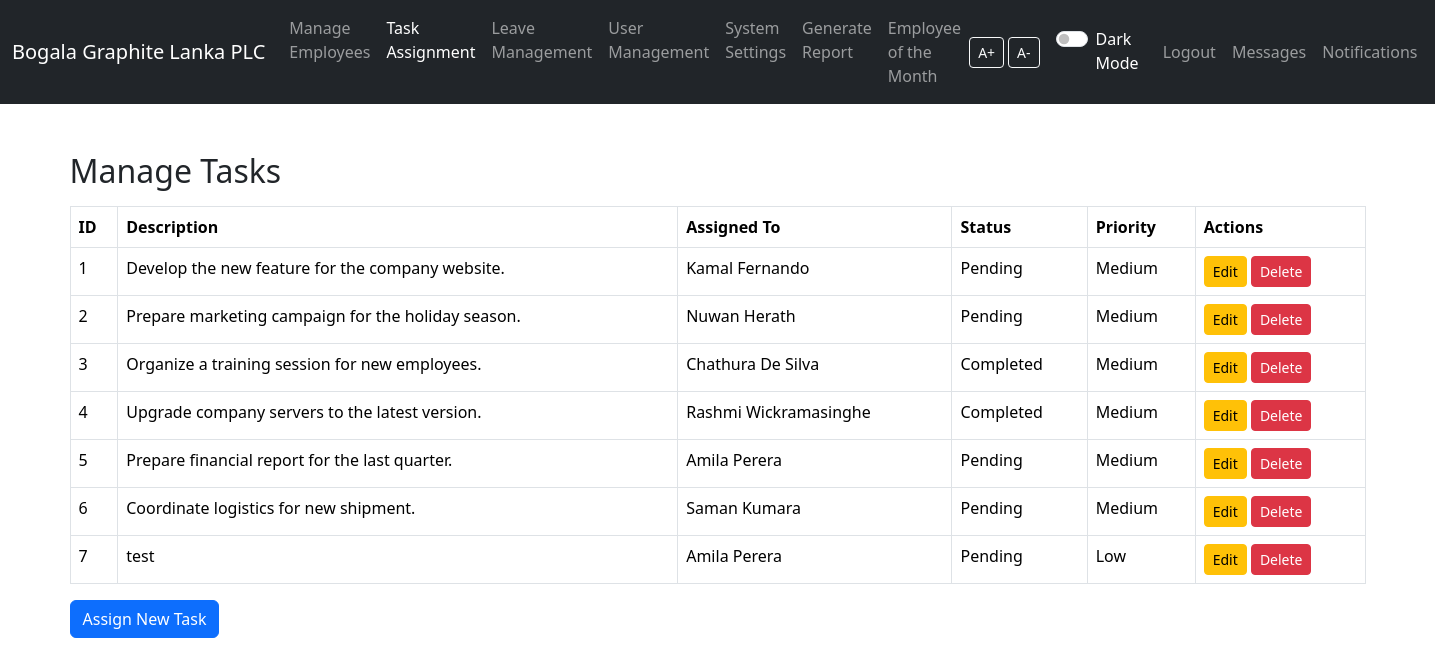
The app's page /task.php (signed in) with its own data.
### tables this page shows
CREATE TABLE `tasks` (
  `id` int(11) NOT NULL,
  `employee_id` int(11) DEFAULT NULL,
  `description` text NOT NULL,
  `status` enum('Pending','Completed') DEFAULT 'Pending',
  `created_at` timestamp NOT NULL DEFAULT current_timestamp(),
  `priority` enum('Low','Medium','High') DEFAULT 'Medium'
);

CREATE TABLE `employees` (
  `id` int(11) NOT NULL,
  `name` varchar(100) NOT NULL,
  `department` varchar(100) NOT NULL,
  `role` varchar(100) NOT NULL
);

### task.php (the view, shortened to what this page needs)
<?php
include 'db.php';
$tasks = $pdo->query('SELECT t.*, e.name as employee_name FROM tasks t JOIN employees e ON t.employee_id = e.id')->fetchAll();
?>
<!DOCTYPE html>
<html lang="en">
<head>
    <link rel="stylesheet" href="vendor/bootstrap/css/bootstrap.min.css">
</head>
<body>
<?php include 'navbar.php'; ?>
    <div class="container mt-5">
        <h2>Manage Tasks</h2>
        <table class="table table-bordered mt-3">
            <thead>
                <tr>
                    <th>ID</th>
                    <th>Description</th>
                    <th>Assigned To</th>
                    <th>Status</th>
                    <th>Priority</th>
                    <th>Actions</th>
                </tr>
            </thead>
            <tbody>
                <?php foreach ($tasks as $task): ?>
                    <tr>
                        <td><?= $task['id']; ?></td>
                        <td><?= $task['description']; ?></td>
                        <td><?= $task['employee_name']; ?></td>
                        <td><?= $task['status']; ?></td>
                        <td><?= $task['priority']; ?></td>
                        <td>
                            <a href="edit_task.php?id=<?= $task['id']; ?>" class="btn btn-warning btn-sm">Edit</a>
                            <a href="delete_task.php?id=<?= $task['id']; ?>" class="btn btn-danger btn-sm" onclick="return confirm('Are you sure?')">Delete</a>
                        </td>
                    </tr>
                <?php endforeach; ?>
            </tbody>
        </table>
        <a href="add_task.php" class="btn btn-primary">Assign New Task</a>
    </div>
</body>
</html>

### records on screen
tasks: id "1", description "Develop the new feature for the company website.", employee.name "Kamal Fernando", status "Pending", priority "Medium"
tasks: id "2", description "Prepare marketing campaign for the holiday season.", employee.name "Nuwan Herath", status "Pending", priority "Medium"
tasks: id "3", description "Organize a training session for new employees.", employee.name "Chathura De Silva", status "Completed", priority "Medium"
tasks: id "4", description "Upgrade company servers to the latest version.", employee.name "Rashmi Wickramasinghe", status "Completed", priority "Medium"
tasks: id "5", description "Prepare financial report for the last quarter.", employee.name "Amila Perera", status "Pending", priority "Medium"
tasks: id "6", description "Coordinate logistics for new shipment.", employee.name "Saman Kumara", status "Pending", priority "Medium"
tasks: id "7", description "test", employee.name "Amila Perera", status "Pending", priority "Low"
